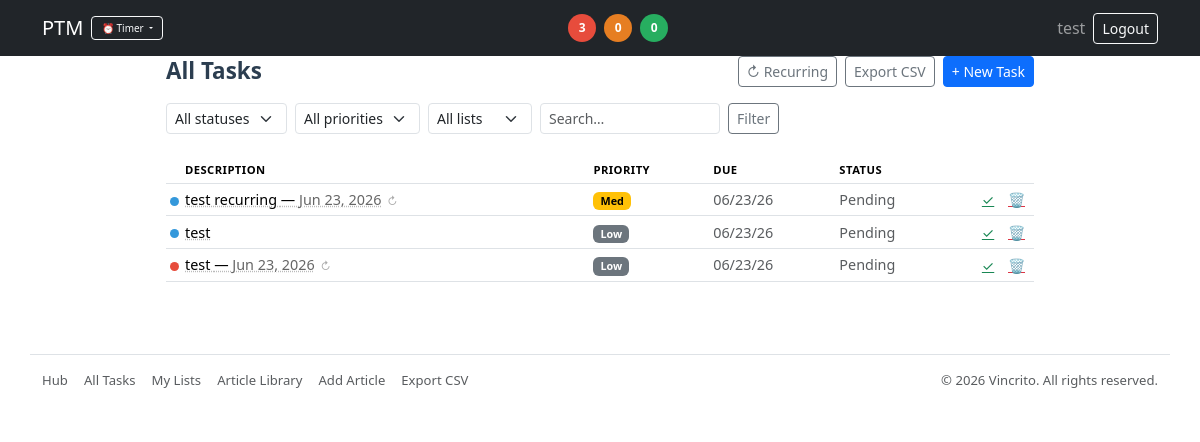
Page /tasks (signed in) on the committed database.
### models/user.py (models this page shows, shortened)
class User(UserMixin, db.Model):           # SQLAlchemy model + Flask-Login mixin         # define User model
    __tablename__ = "users"                # explicit table name                          # set table name
    id = db.Column(db.Integer, primary_key=True)                         # primary key     # id column
    username = db.Column(db.String(80), unique=True, nullable=False)     # unique login    # username column
    password_hash = db.Column(db.String(255), nullable=False)            # hashed secret   # password_hash column
    interests = db.Column(db.String(500), nullable=False, default="")    # comma-sep interest tags selected at signup
    created_at = db.Column(db.DateTime, default=lambda: datetime.now(EASTERN).replace(tzinfo=None))

### models/task.py (models this page shows, shortened)
class Task(db.Model):                              # SQLAlchemy model → table “tasks”             # define Task model
    __tablename__ = "tasks"                        # explicit table name                           # set table name
    id = db.Column(db.Integer, primary_key=True)   # unique row id                                 # primary key
    user_id = db.Column(db.Integer, nullable=False)        # owner user id (scopes data per user)  # user ownership
    list_id = db.Column(db.Integer, nullable=False)         # the list this task belongs to
    description = db.Column(db.Text, nullable=False)       # what needs to be done                  # task text
    due_date = db.Column(db.String(10), nullable=True)     # optional due date "YYYY-MM-DD"         # due date (string)
    status = db.Column(db.String(20), nullable=False, default="pending")  # task status
    priority = db.Column(db.String(10), nullable=False, default="medium")  # low / medium / high
    position = db.Column(db.Integer, nullable=False, default=0)  # display order within list (lower = higher up)
    recurrence_id = db.Column(
        db.Integer,
        db.ForeignKey("recurrence_rules.id", ondelete="SET NULL"),
        nullable=True,
    )
    occurrence_date = db.Column(db.String(10), nullable=True)  # YYYY-MM-DD; the scheduled recurrence date
    created_at = db.Column(db.DateTime, default=lambda: datetime.now(EASTERN).replace(tzinfo=None))
    updated_at = db.Column(
        db.DateTime,
        default=lambda: datetime.now(EASTERN).replace(tzinfo=None),
        onupdate=lambda: datetime.now(EASTERN).replace(tzinfo=None),
    )
    __table_args__ = (                             # extra DB hints                                 # table options
        db.Index("ix_tasks_user_due", "user_id", "due_date"),
        db.Index("ix_tasks_list", "list_id"),
        db.UniqueConstraint(
            "recurrence_id", "occurrence_date",
            name="uq_task_recurrence_occurrence",
        ),
    )

### routes/tasks.py (the view)
@bp.get("/tasks")
@login_required
def list_tasks():
    generate_due_occurrences(current_user.id)  # generate any overdue recurring occurrences
    status = request.args.get("status", "").strip()
    q = request.args.get("q", "").strip()
    list_id = request.args.get("list_id", "").strip()
    priority = request.args.get("priority", "").strip()
    query = Task.query.filter_by(user_id=current_user.id)
    if status and status in ALLOWED_STATUSES:
        query = query.filter(Task.status == status)
    if priority and priority in ALLOWED_PRIORITIES:
        query = query.filter(Task.priority == priority)
    if list_id.isdigit():
        query = query.filter(Task.list_id == int(list_id))
    if q:                                                                    # text search provided?                            # check
        like = f"%{q}%"                                                      # SQL LIKE pattern                                 # pattern
        query = query.filter(Task.description.ilike(like))                   # search description                               # filter
    from sqlalchemy import case as _sa_case
    _pri = _sa_case(
        (Task.priority == "high", 1),
        (Task.priority == "medium", 2),
        else_=3
    )
    all_rows = (query.order_by(
                Task.due_date.asc().nulls_last(),
                _pri,
                Task.list_id)
            .all())
    active_tasks = [t for t in all_rows if t.status != "completed"]
    completed_tasks = sorted(
        [t for t in all_rows if t.status == "completed"],
        key=lambda t: t.updated_at or t.created_at,
        reverse=True,
    )
    all_rows = active_tasks + completed_tasks
    list_ids = {t.list_id for t in all_rows}
    lists = {}
    if list_ids:
        llist = (TaskList.query
                 .filter(TaskList.id.in_(list_ids),
                         TaskList.user_id == current_user.id)
                 .all())
        for l in llist:
            lists[l.id] = l.display_label()
    task_ids = [t.id for t in all_rows]                                          # collect task ids                                  # list
    comments_by_task = {tid: [] for tid in task_ids}                         # init map id -> list                               # dict
    if task_ids:                                                             # only query if we have tasks                       # guard
        all_comments = (Comment.query
                        .filter(Comment.task_id.in_(task_ids))               # only comments for shown tasks                      # filter
                        .order_by(Comment.created_at.desc())                 # newest first                                       # order
                        .all())
        for c in all_comments:                                               # group comments by task id                          # loop
            comments_by_task[c.task_id].append(c)
    all_user_lists = (TaskList.query
                      .filter_by(user_id=current_user.id)
                      .order_by(TaskList.name.asc())
                      .all())
    list_colors = {l.id: l.color for l in all_user_lists}
    comment_counts = {tid: len(cs) for tid, cs in comments_by_task.items()}
    comment_latest = {tid: cs[0].body if cs else "" for tid, cs in comments_by_task.items()}
    return render_template("tasks_list.html",
                           active_tasks=active_tasks,
                           completed_tasks=completed_tasks,
                           lists=lists,
                           all_user_lists=all_user_lists,
                           list_colors=list_colors,
                           comment_counts=comment_counts,
                           comment_latest=comment_latest,
                           status=status, q=q, list_id=list_id,
                           priority=priority)

### models/list.py (called while the page is built)
    @property
    def color(self):
        return LIST_COLORS[(self.id - 1) % len(LIST_COLORS)]

    def display_label(self) -> str:
        return self.name

### templates/tasks_list.html (shortened to what this page needs)
{% extends "layout.html" %}
{% block content %}
<div style="max-width:900px; margin:0 auto; padding:0 1rem 2rem;">
  <div class="d-flex justify-content-between align-items-center mb-3">
    <h2 class="mb-0" style="font-size:1.4em; font-weight:600; color:#2c3e50;">All Tasks</h2>
    <div class="d-flex gap-2 flex-wrap">
      <a class="btn btn-sm btn-outline-secondary" href="{{ url_for('tasks.list_recurrences') }}">&#8635; Recurring</a>
      <a class="btn btn-sm btn-outline-secondary" href="{{ url_for('tasks.export_csv') }}">Export CSV</a>
      <button class="btn btn-sm btn-primary" data-bs-toggle="modal" data-bs-target="#newTaskModal">+ New Task</button>
    </div>
  </div>
  <form class="d-flex flex-wrap gap-2 mb-4" method="get" action="{{ url_for('tasks.list_tasks') }}">
    <select name="status" class="form-select form-select-sm" style="width:auto;">
      <option value="">All statuses</option>
    </select>
    <select name="priority" class="form-select form-select-sm" style="width:auto;">
      <option value="">All priorities</option>
    </select>
    <select name="list_id" class="form-select form-select-sm" style="width:auto;">
      <option value="">All lists</option>
    </select>
    <input class="form-control form-control-sm" name="q" placeholder="Search…" value="{{ q or '' }}" style="width:180px;">
    <button class="btn btn-sm btn-outline-secondary">Filter</button>
  </form>
  {% if active_tasks %}
  <table class="table table-sm align-middle" style="font-size:.9em;">
    <thead class="text-muted" style="font-size:.78em; text-transform:uppercase; letter-spacing:.04em;">
      <tr>
        <th style="width:14px;"></th>
        <th>Description</th>
        <th>Priority</th>
        <th>Due</th>
        <th>Status</th>
        <th></th>
      </tr>
    </thead>
    <tbody>
      {% for t in active_tasks %}
      <tr class="task-row" data-task-id="{{ t.id }}" data-list-id="{{ t.list_id }}">
        <td style="padding-right:2px;">
          <span style="display:inline-block;width:9px;height:9px;border-radius:50%;background:{{ list_colors.get(t.list_id,'#ccc') }};vertical-align:middle;"></span>
        </td>
        <td>
          <span class="task-name" style="cursor:pointer; text-decoration:underline dotted #bbb;"
                onclick="openTaskDetail({{ t.id }})">{% if t.occurrence_date %}{{ t.description }} &mdash; <span style="color:#666;">{{ t.occurrence_date | fmt_occurrence }}</span>{% else %}{{ t.description }}{% endif %}</span>
        {% if t.recurrence_id %}<span title="Recurring" style="color:#aaa;font-size:.75em;margin-left:2px;">&#8635;</span>{% endif %}
        </td>
        <td>
          {% if t.priority == 'high' %}<span class="badge text-bg-danger">High</span>
          {% elif t.priority == 'low' %}<span class="badge text-bg-secondary">Low</span>
          {% else %}<span class="badge text-bg-warning">Med</span>{% endif %}
        </td>
        <td class="text-nowrap text-muted">{{ (t.due_date | mdy) if t.due_date else '—' }}</td>
        <td class="text-nowrap text-muted">{{ t.status | statuslabel }}</td>
        <td class="text-end text-nowrap" style="width:80px;">
          <button class="btn btn-sm btn-link text-success complete-btn p-0 px-1" title="Mark done">&#10003;</button>
          <form method="post" action="{{ url_for('tasks.delete_task', tid=t.id) }}" style="display:inline"
                onsubmit="return confirm('Delete this task?');">
            <button class="btn btn-sm btn-link text-danger p-0 px-1" title="Delete">&#128465;</button>
          </form>
        </td>
      </tr>
      {% endfor %}
    </tbody>
  </table>
  {% endif %}
</div>
{% endblock %}

### templates/layout.html (shortened to what this page needs)
<!doctype html>
<html lang="en">
  <head>
    <link
      href="https://cdn.jsdelivr.net/npm/bootstrap@5.3.3/dist/css/bootstrap.min.css"
      rel="stylesheet"
    />
    <link href="{{ url_for('static', filename='styles.css') }}" rel="stylesheet" />
  </head>
  <body style="padding-top:56px;">
    <nav class="navbar navbar-expand-lg navbar-dark bg-dark fixed-top">
  <div class="container d-flex align-items-center">
    <a class="navbar-brand me-2" href="{{ url_for('main.index') }}">PTM</a>
    {% if current_user.is_authenticated %}
    <div id="ptmTimer" class="d-flex align-items-center me-3" style="font-size:.8em;">
      <div class="dropdown">
        <button class="btn btn-sm btn-outline-light dropdown-toggle" style="font-size:.78em; padding:.2rem .6rem;" type="button" data-bs-toggle="dropdown" aria-expanded="false" id="timerDropBtn">
          &#9200; Timer
        </button>
      </div>
    </div>
    {% endif %}
    {% if navbar_stats %}
    <div class="d-flex align-items-center gap-2 mx-auto">
      <span style="display:inline-flex;align-items:center;justify-content:center;width:28px;height:28px;border-radius:50%;background:#e74c3c;color:#fff;font-size:.75em;font-weight:700;" title="Pending">{{ navbar_stats.pending }}</span>
      <span style="display:inline-flex;align-items:center;justify-content:center;width:28px;height:28px;border-radius:50%;background:#e67e22;color:#fff;font-size:.75em;font-weight:700;" title="In Progress">{{ navbar_stats.in_progress }}</span>
      <span style="display:inline-flex;align-items:center;justify-content:center;width:28px;height:28px;border-radius:50%;background:#27ae60;color:#fff;font-size:.75em;font-weight:700;" title="Completed">{{ navbar_stats.completed }}</span>
    </div>
    {% else %}
    <div class="mx-auto"></div>
    {% endif %}
    <div id="nav" class="collapse navbar-collapse flex-grow-0">
      <ul class="navbar-nav align-items-center">
        {% if current_user.is_authenticated %}
          <li class="nav-item">
            <span class="navbar-text me-2" style="line-height:1;">{{ current_user.username }}</span>
          </li>
          <li class="nav-item">
            <form method="post" action="{{ url_for('auth.logout') }}">
              <button class="btn btn-sm btn-outline-light">Logout</button>
            </form>
          </li>
        {% else %}
          <li class="nav-item"><a class="nav-link" href="{{ url_for('auth.login') }}">Login</a></li>
          <li class="nav-item"><a class="nav-link" href="{{ url_for('auth.register') }}">Register</a></li>
        {% endif %}
      </ul>
    </div>
  </div>
</nav>
    <main class="container">
      {% block content %}{% endblock %}
    </main>
    {% if current_user.is_authenticated %}
    <footer class="container mt-4 pt-3 pb-4 border-top" style="font-size:.82em;">
      <div class="d-flex flex-column flex-sm-row justify-content-between align-items-start align-items-sm-center gap-2">
        <div class="d-flex flex-wrap gap-3">
          <a href="{{ url_for('main.index') }}" class="text-muted text-decoration-none">Hub</a>
          <a href="{{ url_for('tasks.list_tasks') }}" class="text-muted text-decoration-none">All Tasks</a>
          <a href="{{ url_for('lists.list_lists') }}" class="text-muted text-decoration-none">My Lists</a>
          <a href="{{ url_for('articles.browse_articles') }}" class="text-muted text-decoration-none">Article Library</a>
          <a href="{{ url_for('articles.new_article') }}" class="text-muted text-decoration-none">Add Article</a>
          <a href="{{ url_for('tasks.export_csv') }}" class="text-muted text-decoration-none">Export CSV</a>
        </div>
        <span class="text-muted">&copy; 2026 Vincrito. All rights reserved.</span>
      </div>
    </footer>
    {% endif %}
  </body>
</html>

### rows in the picture
User: username "test"
Task: description "test recurring", occurrence_date|fmt_occurrence "Jun 23, 2026", priority "Med", due_date "06/23/26", status|statuslabel "Pending"
Task: description "test", priority "Low", due_date "06/23/26", status|statuslabel "Pending"
Task: description "test", occurrence_date|fmt_occurrence "Jun 23, 2026", priority "Low", due_date "06/23/26", status|statuslabel "Pending"

### other values in the picture
{{ navbar_stats.pending }} "3"
{{ navbar_stats.in_progress }} "0"
{{ navbar_stats.completed }} "0"
